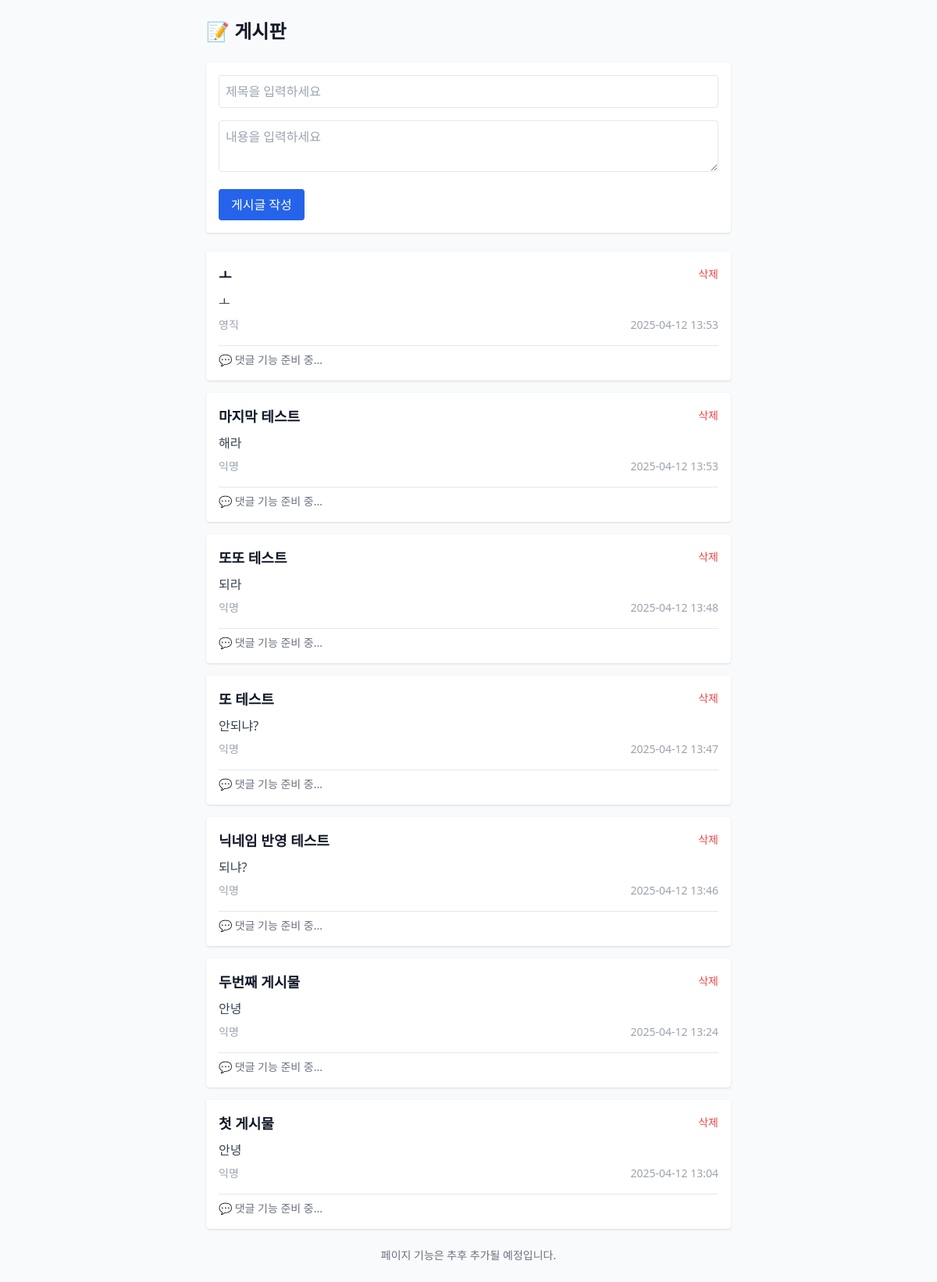
The page /posts on the database its author committed.
### app/models.py (models this page shows)
class Post(Base):
    __tablename__ = "posts"
    id = Column(Integer, primary_key=True, index=True)
    title = Column(String(200), nullable=False)
    content = Column(Text, nullable=False)
    created_at = Column(DateTime(timezone=True), server_default=func.now())
    nickname = Column(String, nullable=True)

### app/routers/posts.py (the view)
@router.get("/posts")
def read_posts(request: Request, db: Session = Depends(get_db)):
    posts = db.query(models.Post).order_by(models.Post.created_at.desc()).all()
    return templates.TemplateResponse("posts.html", {"request": request, "posts": posts})

### app/templates/posts.html
{% extends "base.html" %}
{% block content %}
<h1 class="text-2xl font-bold mb-6">📝 게시판</h1>
<form method="post" class="bg-white shadow rounded p-4 mb-6 space-y-4">
  <input type="text" name="title" placeholder="제목을 입력하세요" required
         class="w-full border rounded p-2">
  <textarea name="content" placeholder="내용을 입력하세요" required
            class="w-full border rounded p-2"></textarea>
  <button type="submit"
          class="bg-blue-600 hover:bg-blue-700 text-white px-4 py-2 rounded">
    게시글 작성
  </button>
</form>
<div class="space-y-4">
  {% for post in posts %}
    <div class="bg-white shadow rounded p-4">
      <div class="flex justify-between items-start">
        <div>
          <h2 class="text-lg font-semibold">{{ post.title }}</h2>
          <p class="text-gray-700 mt-2">{{ post.content }}</p>
        </div>
        <form method="post" action="/posts/{{ post.id }}/delete" onsubmit="return confirm('정말 삭제하시겠습니까?');">
          <button type="submit" class="text-red-500 text-sm hover:underline">삭제</button>
        </form>
      </div>
      <div class="text-sm text-gray-400 mt-2 flex justify-between">
        <span>{{ post.nickname or "익명" }}</span>
        <span>{{ post.created_at.strftime('%Y-%m-%d %H:%M') }}</span>
      </div>
      <div class="mt-4 border-t pt-2">
        <p class="text-gray-500 text-sm">💬 댓글 기능 준비 중...</p>
      </div>
    </div>
  {% else %}
    <p class="text-gray-500">아직 게시글이 없습니다.</p>
  {% endfor %}
</div>
<div class="mt-6 text-center text-sm text-gray-500">
  페이지 기능은 추후 추가될 예정입니다.
</div>
{% endblock %}

### rows shown on the page
Post: title "ㅗ", content "ㅗ", nickname "영직", created_at "2025-04-12 13:53"
Post: title "마지막 테스트", content "해라", nickname "익명", created_at "2025-04-12 13:53"
Post: title "또또 테스트", content "되라", nickname "익명", created_at "2025-04-12 13:48"
Post: title "또 테스트", content "안되냐?", nickname "익명", created_at "2025-04-12 13:47"
Post: title "닉네임 반영 테스트", content "되냐?", nickname "익명", created_at "2025-04-12 13:46"
Post: title "두번째 게시물", content "안녕", nickname "익명", created_at "2025-04-12 13:24"
Post: title "첫 게시물", content "안녕", nickname "익명", created_at "2025-04-12 13:04"
